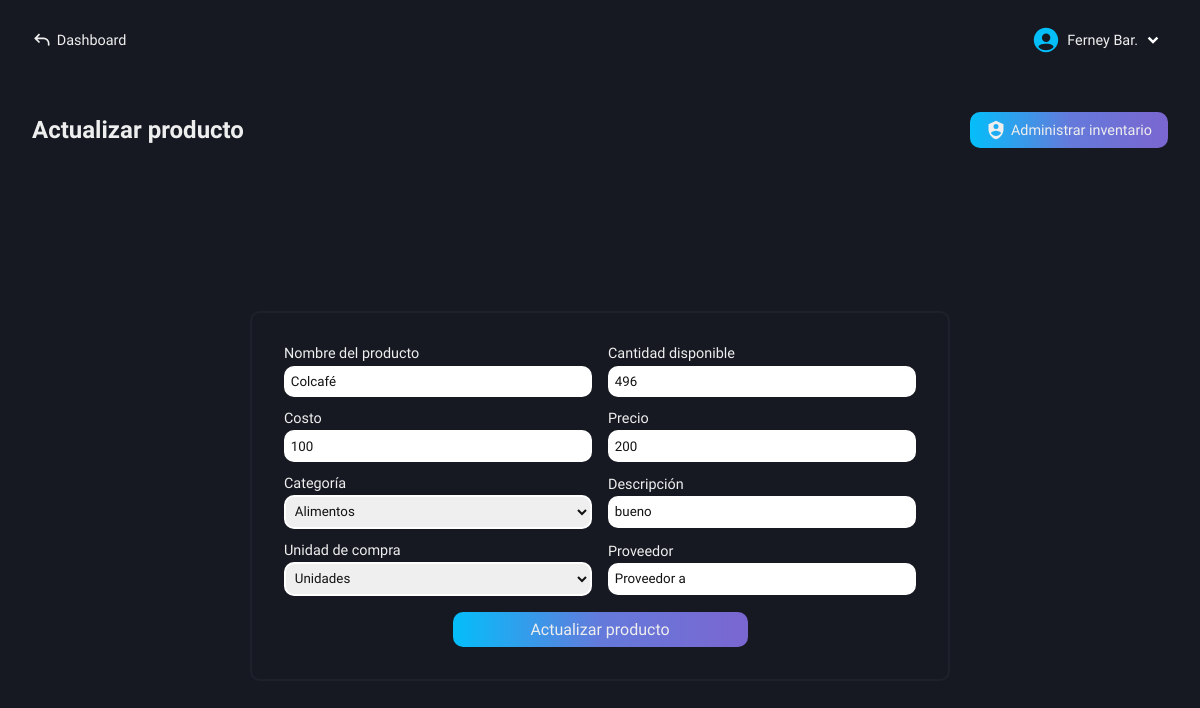
Before: /roles/store/inventory/functions/get-data.php?id=20 (signed in) with the older database file.
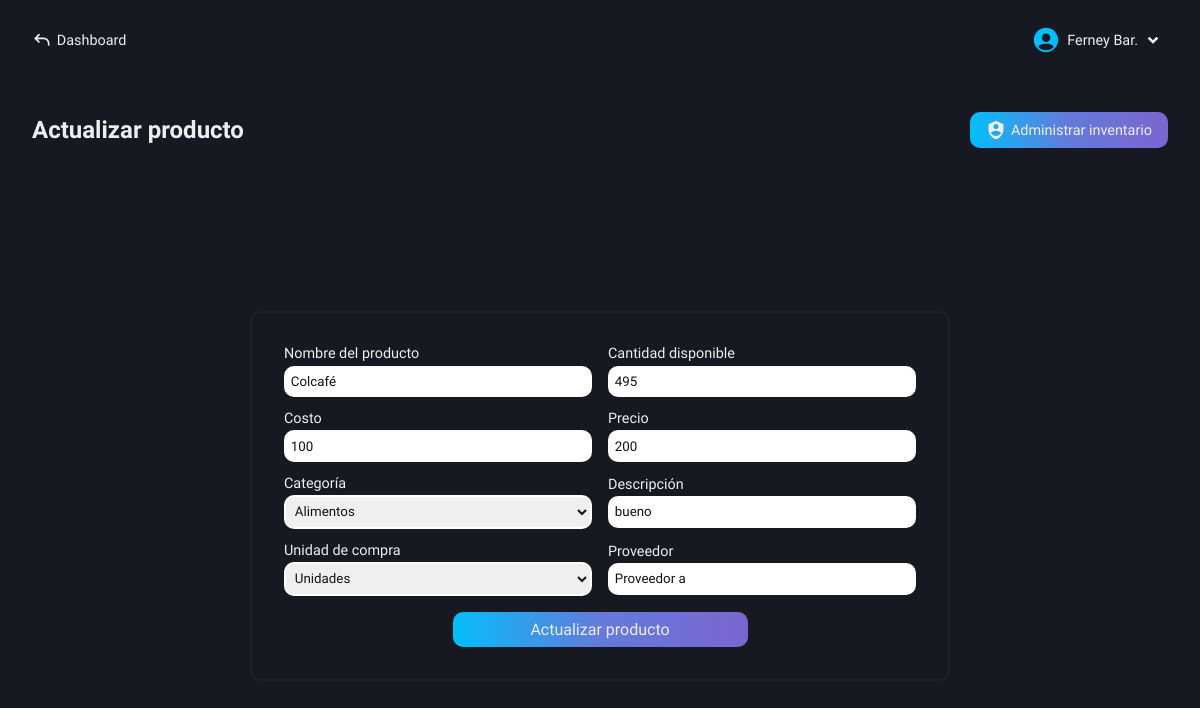
After: the same page with the newer database file.
### tables this page shows
CREATE TABLE `inventory_products` (
  `id` int(11) NOT NULL AUTO_INCREMENT,
  `id_category` int(11) NOT NULL,
  `product_name` varchar(100) NOT NULL,
  `supplier` varchar(100) NOT NULL,
  `purchase_price` decimal(50,0) NOT NULL,
  `sale_price` decimal(50,0) NOT NULL,
  `stock_quantity` int(11) NOT NULL,
  `product_description` varchar(500) NOT NULL,
  `unit_measure` varchar(100) NOT NULL,
  `entry_date` date NOT NULL,
  PRIMARY KEY (`id`)
);

### roles/store/inventory/functions/get-data.php (the view, shortened to what the changed rows need)
<!DOCTYPE html>
<html lang="es">
<head>
    <link rel="stylesheet" href="../../../../css/base-form.css">
    <?php
        include("../../../../conexion.php");
        if (isset($_GET['id'])) {
            $id_product = $_GET['id'];
        }
        $queryProduct = "SELECT * FROM inventory_products WHERE id = $id_product";
        $result = mysqli_query($conexion, $queryProduct);
        $row = mysqli_fetch_array($result);
    ?>
</head>
<body>
    <main class="main">
        <section class="content-add-form" id="hidden-modal">
            <div class="add-form">
                <div class="tlt-button">
                    <h2 class="tlt-function">Actualizar producto</h2>
                </div>
                <div class="content-form">
                    <form action="update.php?id=<?php echo $id_product ?>" method="POST" class="form">
                        <div class="alls">
                            <div class="content-labels-inputs">
                                <div class="label-input">
                                    <label for="name-product">Nombre del producto</label>
                                    <input type="text" name="name-product" class="input-form b-col-fcs-val" placeholder="Nombre del producto" value="<?php echo $row['product_name'] ?>" required>
                                </div>
                                <div class="label-input">
                                    <label for="quantity-stock">Cantidad disponible</label>
                                    <input type="text" name="quantity-stock" class="input-form b-col-fcs-val" placeholder="Cantidad disponible" value="<?php echo $row['stock_quantity'] ?>" required>
                                </div>
                            </div>
                            <div class="content-labels-inputs">
                                <div class="label-input">
                                    <label for="purchase-price">Costo</label>
                                    <input type="number" name="purchase-price" class="input-form b-col-fcs-val" placeholder="Precio de compra" value="<?php echo $row['purchase_price'] ?>" required>
                                </div>
                                <div class="label-input">
                                    <label for="sale-price">Precio</label>
                                    <input type="number" name="sale-price" class="input-form b-col-fcs-val" placeholder="Precio de venta" value="<?php echo $row['sale_price'] ?>" required>
                                </div>
                            </div>
                            <div class="content-labels-inputs">
                                <div class="label-input">
                                    <label for="product-description">Descripción</label>
                                    <input type="text" name="product-description" class="input-form b-col-fcs-val" placeholder="Agrega una descripción" value="<?php echo $row['product_description'] ?>" required>
                                </div>
                            </div>
                            <div class="content-labels-inputs">
                                <div class="label-input">
                                    <label for="unit-measure">Unidad de compra</label>
                                    <select name="unit-measure" class="select b-col-fcs-val" required>
                                        <?php
                                            if($row['unit_measure'] == 'Sin unidad'){
                                                echo "<option value='Sin unidad' selected>Sin unidad</option>";
                                                echo "<option value='Unidades'>Unidades</option>";
                                                echo "<option value='Kilos'>Kilos</option>";
                                                echo "<option value='Gramos'>Gramos</option>";
                                                echo "<option value='Miligramos'>Miligramos</option>";
                                                echo "<option value='Onzas'>Onzas</option>";
                                                echo "<option value='Libras'>Libras</option>";
                                                echo "<option value='Litros'>Litros</option>";
                                            } else if($row['unit_measure'] == 'Unidades'){
                                                echo "<option value='Unidades' selected>Unidades</option>";
                                            } else if($row['unit_measure'] == 'Kilos'){
                                                echo "<option value='Sin unidad'>Sin unidad</option>";
                                                echo "<option value='Unidades'>Unidades</option>";
                                                echo "<option value='Kilos' selected>Kilos</option>";
                                                echo "<option value='Gramos'>Gramos</option>";
                                                echo "<option value='Miligramos'>Miligramos</option>";
                                                echo "<option value='Onzas'>Onzas</option>";
                                                echo "<option value='Libras'>Libras</option>";
                                                echo "<option value='Litros'>Litros</option>";
                                            } else if($row['unit_measure'] == 'Gramos'){
                                                echo "<option value='Sin unidad'>Sin unidad</option>";
                                                echo "<option value='Unidades'>Unidades</option>";
                                                echo "<option value='Kilos'>Kilos</option>";
                                                echo "<option value='Gramos' selected>Gramos</option>";
                                                echo "<option value='Miligramos'>Miligramos</option>";
                                                echo "<option value='Onzas'>Onzas</option>";
                                                echo "<option value='Libras'>Libras</option>";
                                                echo "<option value='Litros'>Litros</option>";
                                            } else if($row['unit_measure'] == 'Miligramos'){
                                                echo "<option value='Sin unidad'>Sin unidad</option>";
                                                echo "<option value='Unidades'>Unidades</option>";
                                                echo "<option value='Kilos'>Kilos</option>";
                                                echo "<option value='Gramos'>Gramos</option>";
                                                echo "<option value='Miligramos' selected>Miligramos</option>";
                                                echo "<option value='Onzas'>Onzas</option>";
                                                echo "<option value='Libras'>Libras</option>";
                                                echo "<option value='Litros'>Litros</option>";
                                            } else if($row['unit_measure'] == 'Onzas'){
                                                echo "<option value='Sin unidad'>Sin unidad</option>";
                                                echo "<option value='Unidades'>Unidades</option>";
                                                echo "<option value='Kilos'>Kilos</option>";
                                                echo "<option value='Gramos'>Gramos</option>";
                                                echo "<option value='Miligramos'>Miligramos</option>";
                                                echo "<option value='Onzas' selected>Onzas</option>";
                                                echo "<option value='Libras'>Libras</option>";
                                                echo "<option value='Litros'>Litros</option>";
                                            } else if($row['unit_measure'] == 'Libras'){
                                                echo "<option value='Sin unidad'>Sin unidad</option>";
                                                echo "<option value='Unidades'>Unidades</option>";
                                                echo "<option value='Kilos'>Kilos</option>";
                                                echo "<option value='Gramos'>Gramos</option>";
                                                echo "<option value='Miligramos'>Miligramos</option>";
                                                echo "<option value='Onzas'>Onzas</option>";
                                                echo "<option value='Libras' selected>Libras</option>";
                                                echo "<option value='Litros'>Litros</option>";
                                            } else if($row['unit_measure'] == 'Litros'){
                                                echo "<option value='Sin unidad'>Sin unidad</option>";
                                                echo "<option value='Unidades'>Unidades</option>";
                                                echo "<option value='Kilos'>Kilos</option>";
                                                echo "<option value='Gramos'>Gramos</option>";
                                                echo "<option value='Miligramos'>Miligramos</option>";
                                                echo "<option value='Onzas'>Onzas</option>";
                                                echo "<option value='Libras'>Libras</option>";
                                                echo "<option value='Litros' selected>Litros</option>";
                                            }
                                        ?>
                                    </select>
                                </div>
                                <div class="label-input">
                                    <label for="supplier">Proveedor</label>
                                    <input type="text" name="supplier" class="input-form b-col-fcs-val" placeholder="Proveedor" value="<?php echo $row['supplier'] ?>" required>
                                </div>
                            </div>
                        </div>
                    </form>
                </div>
            </div>
        </section>
    </main>
</body>
</html>

Changed rows visible on the page:
changed inventory_products "Colcafé": quantity-stock "496" → "495"
